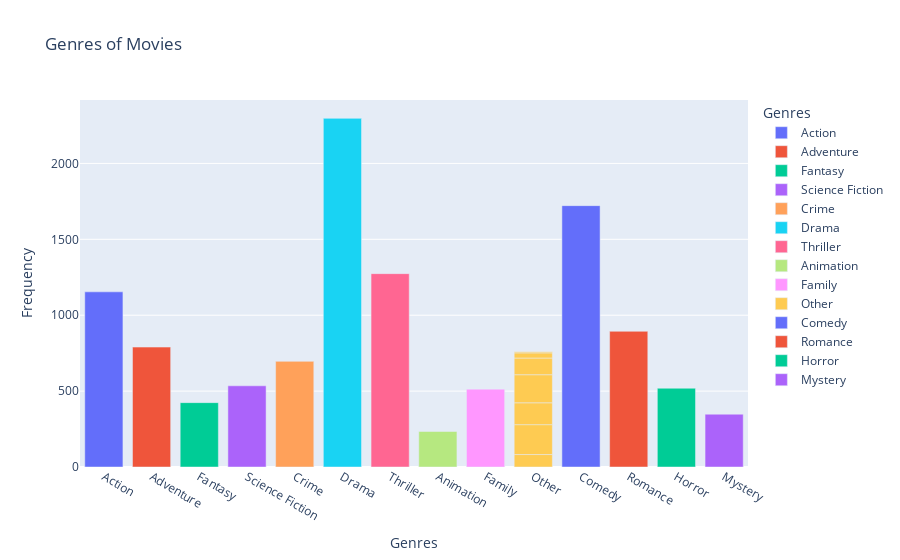

The cell this chart's notebook holds for it:
### Markdown cell above
## Q4: Use bar chart draws the relationship between genres of movies and Frequency.
![p1.png](attachment:p1.png)

### Code cell
barchart = px.bar(Genres, x='Genres', y='Frequency', title='Genres of Movies',hover_data=['Frequency', 'Genres'], color='Genres')

barchart.show()

### Figure 1 — Plotly figure (JSON) as saved in the notebook; plotly's stock layout.template omitted (floating-point values rounded to 4 significant figures)
{"data": [{"alignmentgroup": "True", "hovertemplate": "Genres=%{x}<br>Frequency=%{y}<extra></extra>", "legendgroup": "Action", "marker": {"color": "#636efa", "pattern": {"shape": ""}}, "name": "Action", "offsetgroup": "Action", "orientation": "v", "showlegend": true, "textposition": "auto", "type": "bar", "x": ["Action"], "xaxis": "x", "y": [1154], "yaxis": "y"}, {"alignmentgroup": "True", "hovertemplate": "Genres=%{x}<br>Frequency=%{y}<extra></extra>", "legendgroup": "Adventure", "marker": {"color": "#EF553B", "pattern": {"shape": ""}}, "name": "Adventure", "offsetgroup": "Adventure", "orientation": "v", "showlegend": true, "textposition": "auto", "type": "bar", "x": ["Adventure"], "xaxis": "x", "y": [790], "yaxis": "y"}, {"alignmentgroup": "True", "hovertemplate": "Genres=%{x}<br>Frequency=%{y}<extra></extra>", "legendgroup": "Fantasy", "marker": {"color": "#00cc96", "pattern": {"shape": ""}}, "name": "Fantasy", "offsetgroup": "Fantasy", "orientation": "v", "showlegend": true, "textposition": "auto", "type": "bar", "x": ["Fantasy"], "xaxis": "x", "y": [424], "yaxis": "y"}, {"alignmentgroup": "True", "hovertemplate": "Genres=%{x}<br>Frequency=%{y}<extra></extra>", "legendgroup": "Science Fiction", "marker": {"color": "#ab63fa", "pattern": {"shape": ""}}, "name": "Science Fiction", "offsetgroup": "Science Fiction", "orientation": "v", "showlegend": true, "textposition": "auto", "type": "bar", "x": ["Science Fiction"], "xaxis": "x", "y": [535], "yaxis": "y"}, {"alignmentgroup": "True", "hovertemplate": "Genres=%{x}<br>Frequency=%{y}<extra></extra>", "legendgroup": "Crime", "marker": {"color": "#FFA15A", "pattern": {"shape": ""}}, "name": "Crime", "offsetgroup": "Crime", "orientation": "v", "showlegend": true, "textposition": "auto", "type": "bar", "x": ["Crime"], "xaxis": "x", "y": [696], "yaxis": "y"}, {"alignmentgroup": "True", "hovertemplate": "Genres=%{x}<br>Frequency=%{y}<extra></extra>", "legendgroup": "Drama", "marker": {"color": "#19d3f3", "pattern": {"shape": ""}}, "name": "Drama", "offsetgroup": "Drama", "orientation": "v", "showlegend": true, "textposition": "auto", "type": "bar", "x": ["Drama"], "xaxis": "x", "y": [2297], "yaxis": "y"}, {"alignmentgroup": "True", "hovertemplate": "Genres=%{x}<br>Frequency=%{y}<extra></extra>", "legendgroup": "Thriller", "marker": {"color": "#FF6692", "pattern": {"shape": ""}}, "name": "Thriller", "offsetgroup": "Thriller", "orientation": "v", "showlegend": true, "textposition": "auto", "type": "bar", "x": ["Thriller"], "xaxis": "x", "y": [1274], "yaxis": "y"}, {"alignmentgroup": "True", "hovertemplate": "Genres=%{x}<br>Frequency=%{y}<extra></extra>", "legendgroup": "Animation", "marker": {"color": "#B6E880", "pattern": {"shape": ""}}, "name": "Animation", "offsetgroup": "Animation", "orientation": "v", "showlegend": true, "textposition": "auto", "type": "bar", "x": ["Animation"], "xaxis": "x", "y": [234], "yaxis": "y"}, {"alignmentgroup": "True", "hovertemplate": "Genres=%{x}<br>Frequency=%{y}<extra></extra>", "legendgroup": "Family", "marker": {"color": "#FF97FF", "pattern": {"shape": ""}}, "name": "Family", "offsetgroup": "Family", "orientation": "v", "showlegend": true, "textposition": "auto", "type": "bar", "x": ["Family"], "xaxis": "x", "y": [513], "yaxis": "y"}, {"alignmentgroup": "True", "hovertemplate": "Genres=%{x}<br>Frequency=%{y}<extra></extra>", "legendgroup": "Other", "marker": {"color": "#FECB52", "pattern": {"shape": ""}}, "name": "Other", "offsetgroup": "Other", "orientation": "v", "showlegend": true, "textposition": "auto", "type": "bar", "x": ["Other", "Other", "Other", "Other", "Other", "Other", "Other"], "xaxis": "x", "y": [82, 197, 144, 185, 110, 34, 8], "yaxis": "y"}, {"alignmentgroup": "True", "hovertemplate": "Genres=%{x}<br>Frequency=%{y}<extra></extra>", "legendgroup": "Comedy", "marker": {"color": "#636efa", "pattern": {"shape": ""}}, "name": "Comedy", "offsetgroup": "Comedy", "orientation": "v", "showlegend": true, "textposition": "auto", "type": "bar", "x": ["Comedy"], "xaxis": "x", "y": [1722], "yaxis": "y"}, {"alignmentgroup": "True", "hovertemplate": "Genres=%{x}<br>Frequency=%{y}<extra></extra>", "legendgroup": "Romance", "marker": {"color": "#EF553B", "pattern": {"shape": ""}}, "name": "Romance", "offsetgroup": "Romance", "orientation": "v", "showlegend": true, "textposition": "auto", "type": "bar", "x": ["Romance"], "xaxis": "x", "y": [894], "yaxis": "y"}, {"alignmentgroup": "True", "hovertemplate": "Genres=%{x}<br>Frequency=%{y}<extra></extra>", "legendgroup": "Horror", "marker": {"color": "#00cc96", "pattern": {"shape": ""}}, "name": "Horror", "offsetgroup": "Horror", "orientation": "v", "showlegend": true, "textposition": "auto", "type": "bar", "x": ["Horror"], "xaxis": "x", "y": [519], "yaxis": "y"}, {"alignmentgroup": "True", "hovertemplate": "Genres=%{x}<br>Frequency=%{y}<extra></extra>", "legendgroup": "Mystery", "marker": {"color": "#ab63fa", "pattern": {"shape": ""}}, "name": "Mystery", "offsetgroup": "Mystery", "orientation": "v", "showlegend": true, "textposition": "auto", "type": "bar", "x": ["Mystery"], "xaxis": "x", "y": [348], "yaxis": "y"}], "layout": {"barmode": "relative", "legend": {"title": {"text": "Genres"}, "tracegroupgap": 0}, "title": {"text": "Genres of Movies"}, "xaxis": {"anchor": "y", "categoryarray": ["Action", "Adventure", "Fantasy", "Science Fiction", "Crime", "Drama", "Thriller", "Animation", "Family", "Other", "Comedy", "Romance", "Horror", "Mystery"], "categoryorder": "array", "domain": [0, 1], "title": {"text": "Genres"}}, "yaxis": {"anchor": "x", "domain": [0, 1], "title": {"text": "Frequency"}}}}
